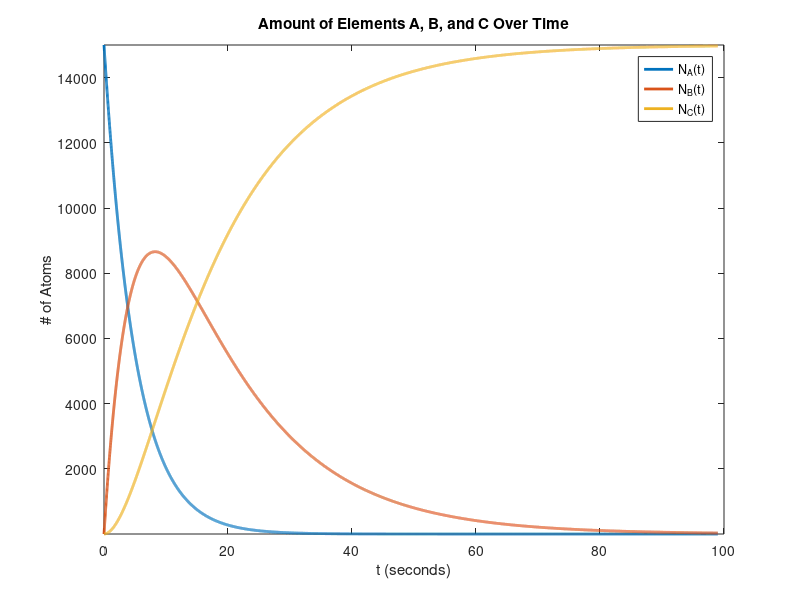

Recreate this plot in MATLAB.
clear vars

x = [0:0.01:99]
y1 = 15000*exp(-0.2*x)
y2 = ((15000*0.2)/(1/15 - 1/5)) * (exp(-0.2*x) - exp(-(1/15)*x))
y3 = -7500*exp(-0.2*x) .* (3 * exp((2/15) * x) - 1) + 15000
plot(x,y1, 'LineWidth', 2)
ylim([1 15000])
hold on
plot(x,y2, 'LineWidth', 2)
plot(x,y3, 'LineWidth', 2)
hold off
legend('N_{A}(t)','N_{B}(t)','N_{C}(t)')
title("Amount of Elements A, B, and C Over Time")
ylabel('# of Atoms')
xlabel('t (seconds)')
